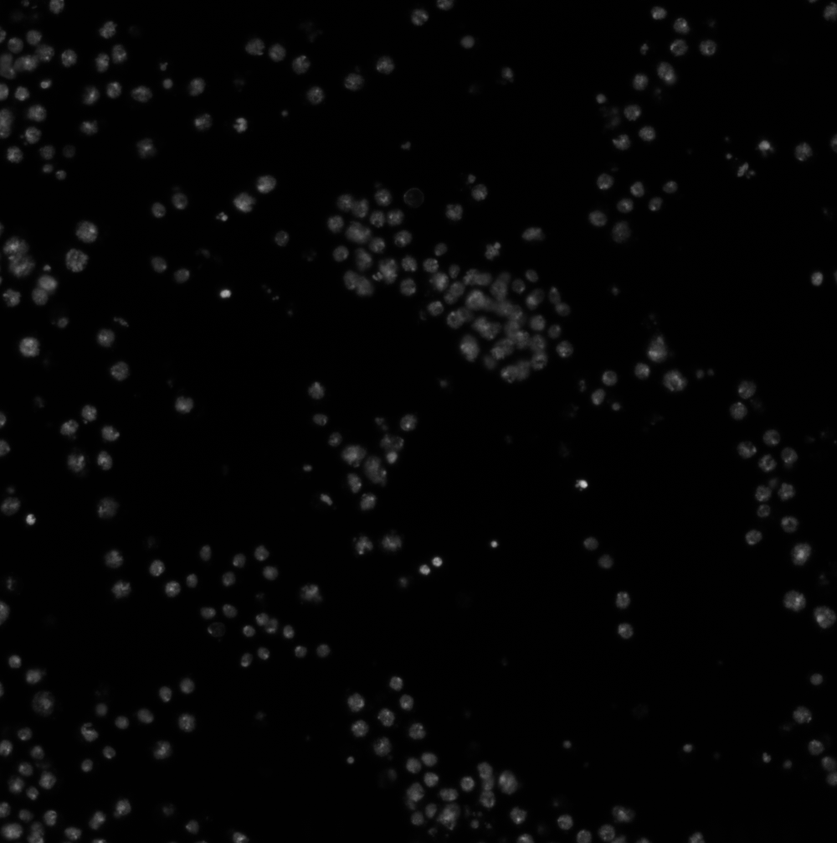
#> input picture data/01_POS002_D.TIF, 837 x 843 px, shrunk from 1000 x 1006 before the run
$ python demo.py
#> lines starting #> are read from the running program, lines starting #| are printed output that depends on the picture
import os

import cellprofiler_core.image
import cellprofiler_core.measurement
import cellprofiler_core.object
import cellprofiler_core.pipeline
import cellprofiler_core.preferences
import cellprofiler_core.workspace
import numpy as np
import pandas as pd
import skimage.io


def run_pipeline(pipeline_filename, image_dict):
    cellprofiler_core.preferences.set_headless()

    # Create and load the pipeline
    pipeline = cellprofiler_core.pipeline.Pipeline()
    pipeline.load(pipeline_filename)

    # Create the image set, and add the image data
    image_set_list = cellprofiler_core.image.ImageSetList()
    image_set = image_set_list.get_image_set(0)
    for image_name, input_pixels in image_dict.items():
        image_set.add(image_name, cellprofiler_core.image.Image(input_pixels))

    # Persist the object set here (for now, see workspace TODO)
    object_set = cellprofiler_core.object.ObjectSet()

    # We can only run one group -- set the group index to 1.
    measurements = cellprofiler_core.measurement.Measurements()
    measurements.group_index = 1

    # Run the modules!
    for module in pipeline.modules():
        # Yes, we really do have to create a new workspace for each module
        # because the module attribute is required. Go team.
        workspace = cellprofiler_core.workspace.Workspace(
            image_set=image_set,
            image_set_list=image_set_list,
            measurements=measurements,
            module=module,
            object_set=object_set,
            pipeline=pipeline
        )

        module.prepare_run(workspace)
        module.run(workspace)
        module.post_run(workspace)

    # The workspace object has access to the measurements
    # and the image set/image set list which can be used
    # to use/view/store/whatever output data.
    return workspace


def objects2df(measurements, objects_name):
    features = measurements.get_feature_names(objects_name)

    n_features = len(features)
    n_objects = int(measurements.get_measurement("Image", "Count_{}".format(objects_name)))

    data = np.empty((n_objects, n_features))

    for feature_idx, feature in enumerate(features):
        data[:, feature_idx] = measurements.get_measurement(objects_name, feature)

    return pd.DataFrame(
        data=data,
        index=np.arange(1, n_objects + 1),
        columns=features
    )


# This should match what NamesAndTypes would produce.
images = {
    "OrigBlue": skimage.io.imread("data/01_POS002_D.TIF"),
    "OrigGreen": skimage.io.imread("data/01_POS002_F.TIF"),
    "OrigRed": skimage.io.imread("data/01_POS002_R.TIF")
}
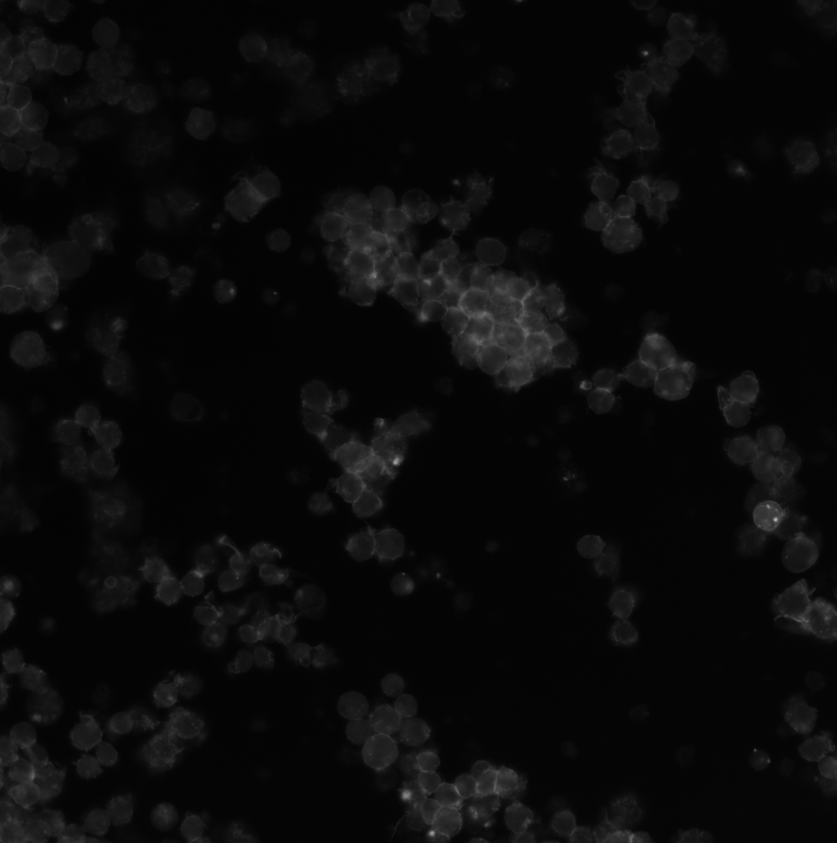
#> input picture data/01_POS002_F.TIF, 837 x 843 px, shrunk from 1000 x 1006 before the run
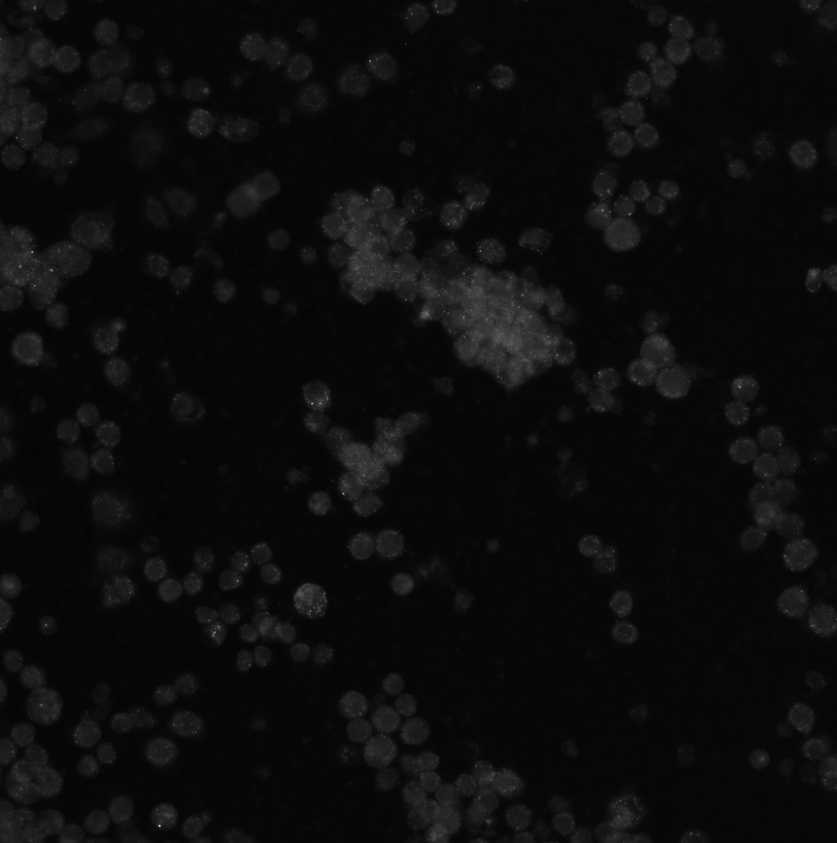
#> input picture data/01_POS002_R.TIF, 837 x 843 px, shrunk from 1000 x 1006 before the run


pipeline_filename = "ExampleFly.cppipe"

workspace = run_pipeline(pipeline_filename, images)
#> (the run stopped early here; a loop or call above may not have finished)
